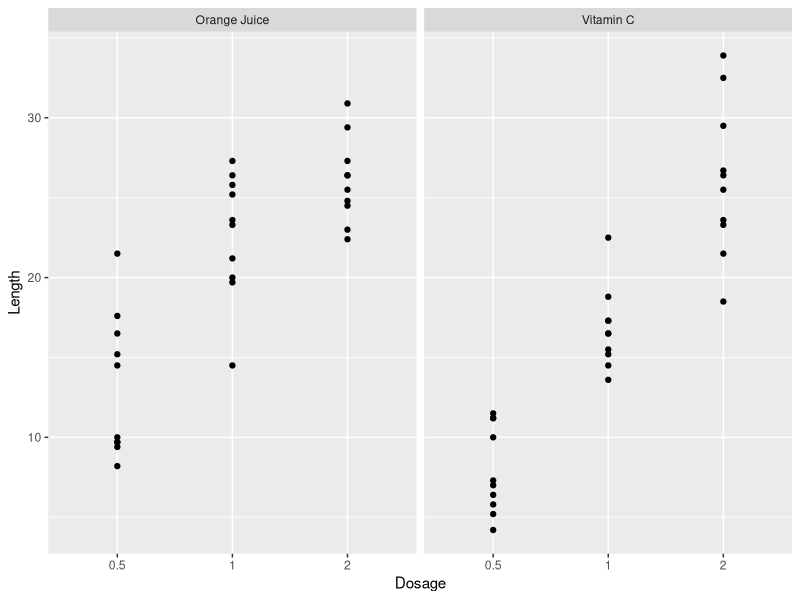
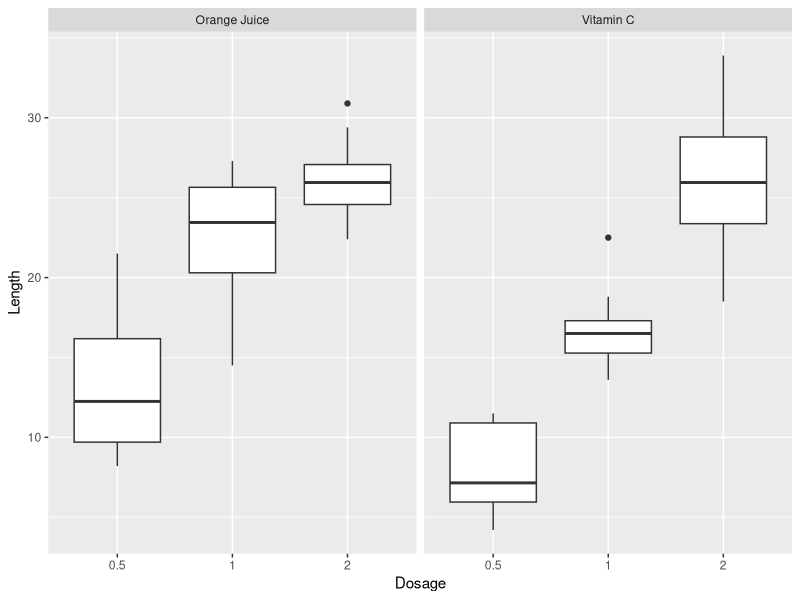

Source code (R) for these figures, in order:
## ---- chunk 1
library(ggplot2);
data(ToothGrowth);
## ---- chunk 2
names(ToothGrowth) <- c("Length", "SupplementType", "Dosage");
ToothGrowth$SupplementType <- as.character(ToothGrowth$SupplementType);
ToothGrowth$Dosage <- as.character(ToothGrowth$Dosage);
ToothGrowth$SupplementType[ToothGrowth$SupplementType == "OJ"] <- "Orange Juice";
ToothGrowth$SupplementType[ToothGrowth$SupplementType == "VC"] <- "Vitamin C";
## ---- chunk 3
PLOT <- ggplot(data = ToothGrowth, aes(x = Dosage, y = Length));
PLOT <- PLOT + geom_point();
PLOT <- PLOT + facet_wrap(~ SupplementType);
print(PLOT);
## ---- chunk 4
PLOT1 <- ggplot(data = ToothGrowth, aes(x = Dosage, y = Length));
PLOT1 <- PLOT1 + geom_boxplot();
PLOT1 <- PLOT1 + facet_wrap(~ SupplementType);
print(PLOT1);
## ---- chunk 5
stats <- t.test(ToothGrowth$Length[ToothGrowth$SupplementType == "Orange Juice"],
       ToothGrowth$Length[ToothGrowth$SupplementType == "Vitamin C"],
       paired = FALSE, var.equal = TRUE);
c(stats$p.value, stats$conf.int, stats$estimate);
## ---- chunk 6
stats <- t.test(ToothGrowth$Length[ToothGrowth$SupplementType == "Orange Juice"],
       ToothGrowth$Length[ToothGrowth$SupplementType == "Vitamin C"],
       paired = FALSE, var.equal = FALSE);
c(stats$p.value, stats$conf.int, stats$estimate);
## ---- chunk 7
stats <- t.test(ToothGrowth$Length[ToothGrowth$Dosage == 0.5],
       ToothGrowth$Length[ToothGrowth$Dosage == 2], paired = FALSE, var.equal = TRUE);
c(stats$p.value, stats$conf.int, stats$estimate);
## ---- chunk 8
stats <- t.test(ToothGrowth$Length[ToothGrowth$Dosage == 0.5],
       ToothGrowth$Length[ToothGrowth$Dosage == 2], paired = FALSE, var.equal = FALSE);
c(stats$p.value, stats$conf.int, stats$estimate);
